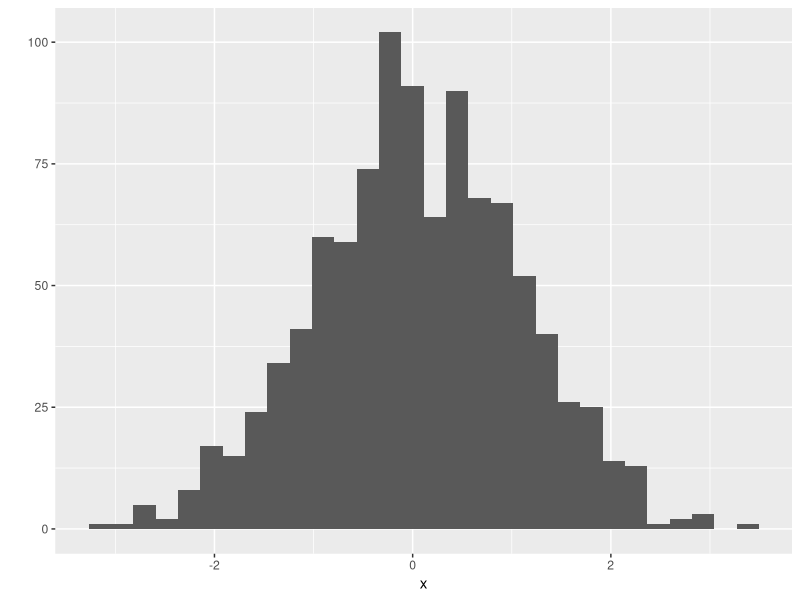
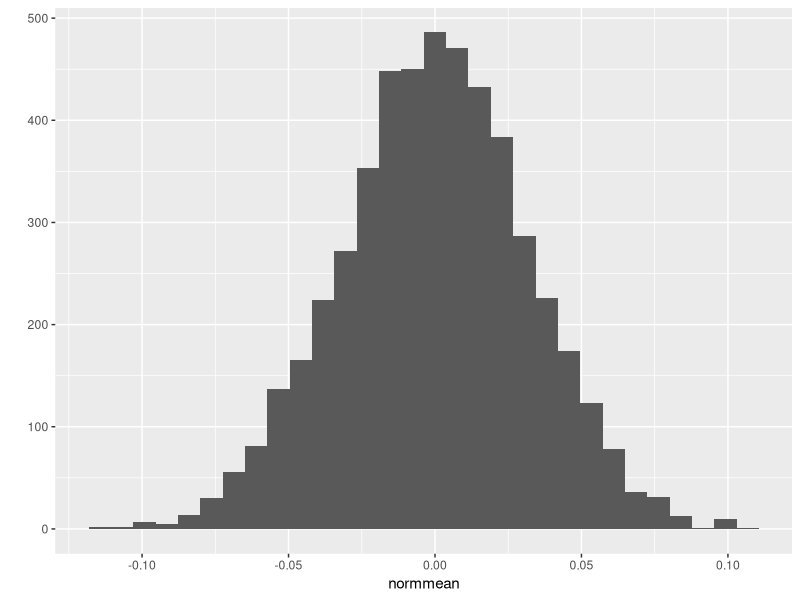
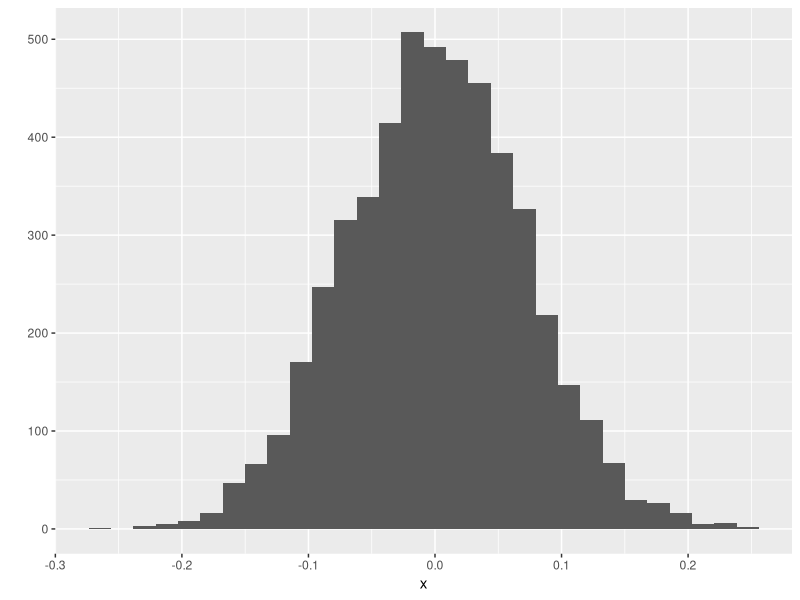
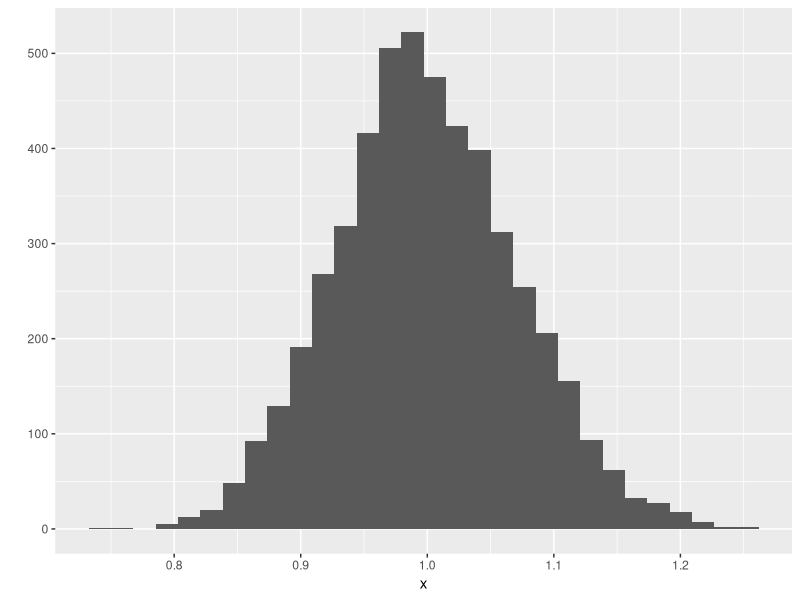
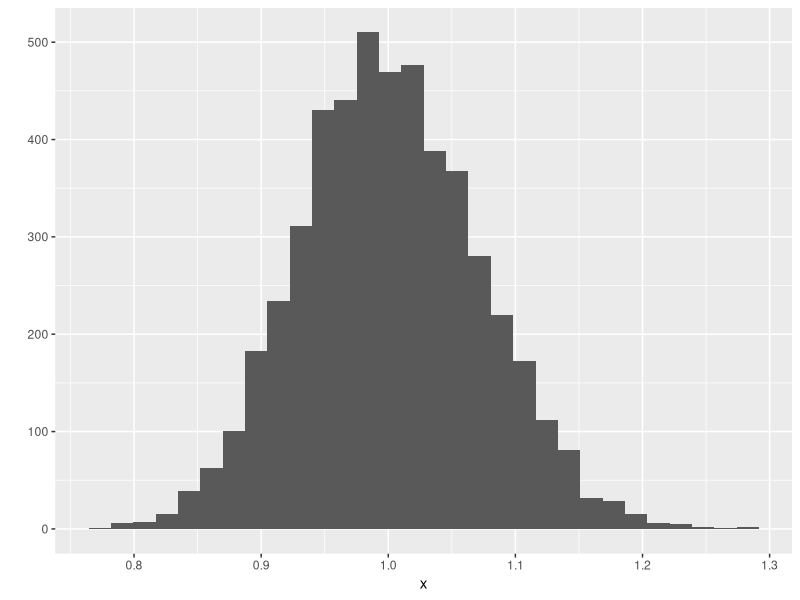
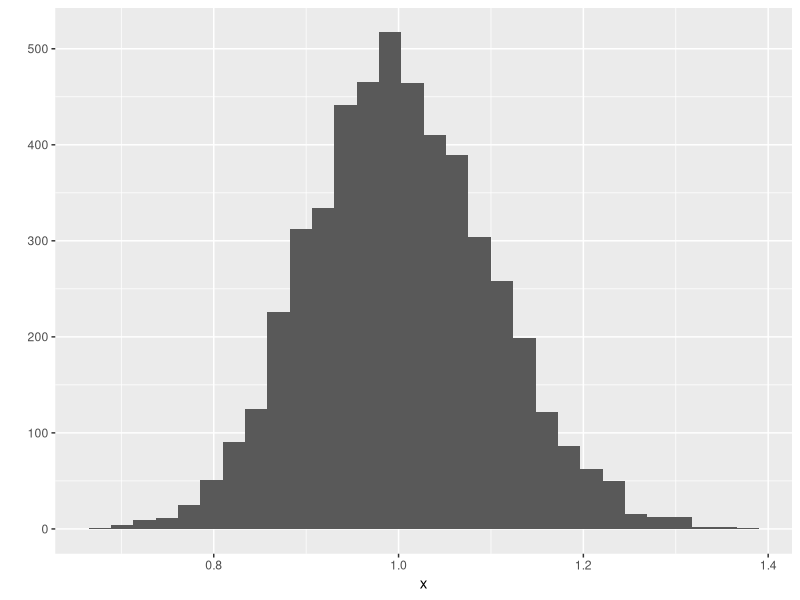
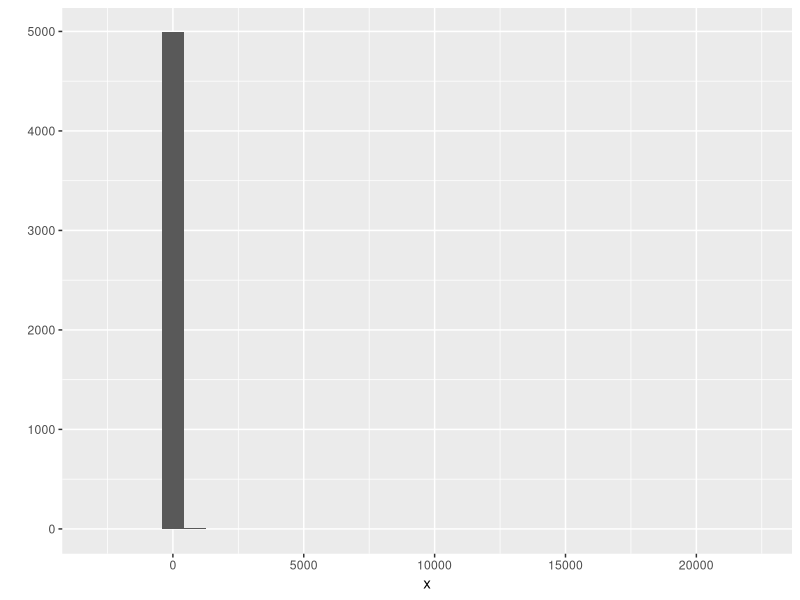
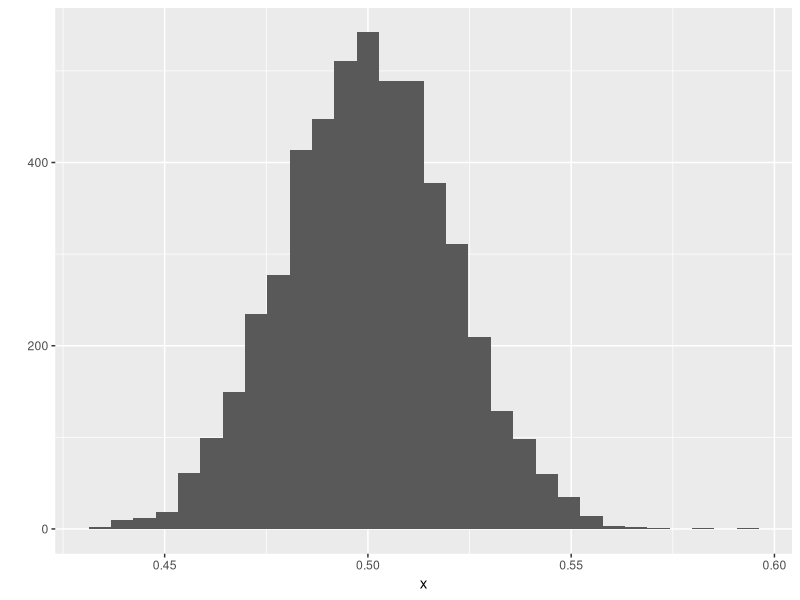

These figures' R source, in order:
## ---- chunk 1
knitr::opts_chunk$set(echo = TRUE)
## ---- chunk 2
x <- rnorm(1000)
head(x)
## ---- chunk 3
library(ggplot2)
qplot(x, geom = "histogram")
## ---- chunk 4
normmean <- c()
for (i in 1:5000) {
  normmean[i] <- mean(rnorm(1000))
}
## ---- chunk 5
mean(normmean) #pretty close to 0
sd(normmean) #however note that the sd is pretty off from the sd of the original distribution
## ---- chunk 6
qplot(normmean)
## ---- chunk 7
normmean <- expmean <- gammamean <- chimean <- tmean <- betamean <- unifmean <- weibullmean <- logmean <- c()
for (i in 1:5000) {
  normmean[i] <- mean(rnorm(200))
  expmean[i] <- mean(rexp(200))
  gammamean[i] <- mean(rgamma(200, shape = 1, scale = 1))
  chimean[i] <- mean(rchisq(200,df = 1))
  tmean[i] <- mean(rt(200,df = 1))
  betamean[i] <- mean(rbeta(200, shape1 = 1, shape2 = 1))
  unifmean[i] <- mean(runif(200))
  logmean[i] <- mean(rlnorm(200))
  listmeans <- list(normmean,expmean,gammamean,chimean,tmean,betamean,unifmean,logmean)
}
## ---- chunk 8
library(purrr)
lapply(listmeans, mean)
map(listmeans,mean)
## ---- chunk 9
lapply(listmeans, sd)
map(listmeans,sd)
## ---- chunk 10
lapply(listmeans,function(x)qplot(x,geom = "histogram"))
